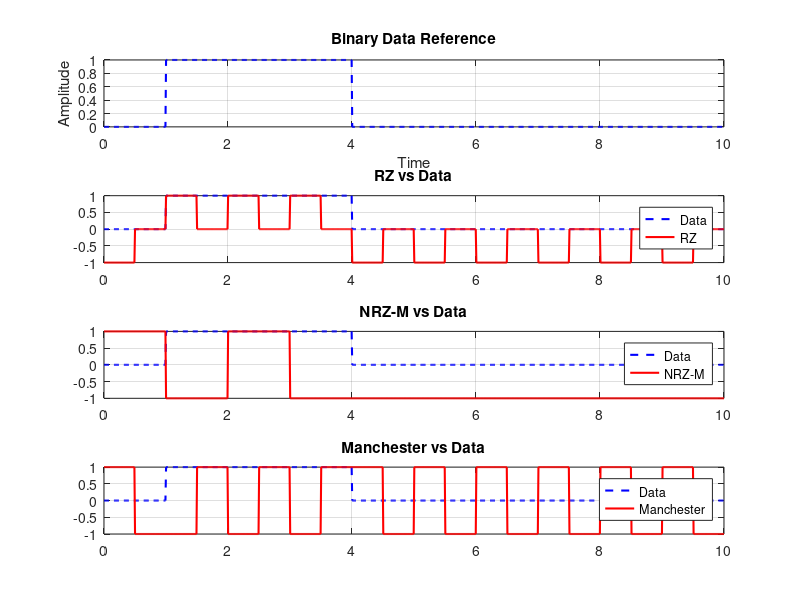
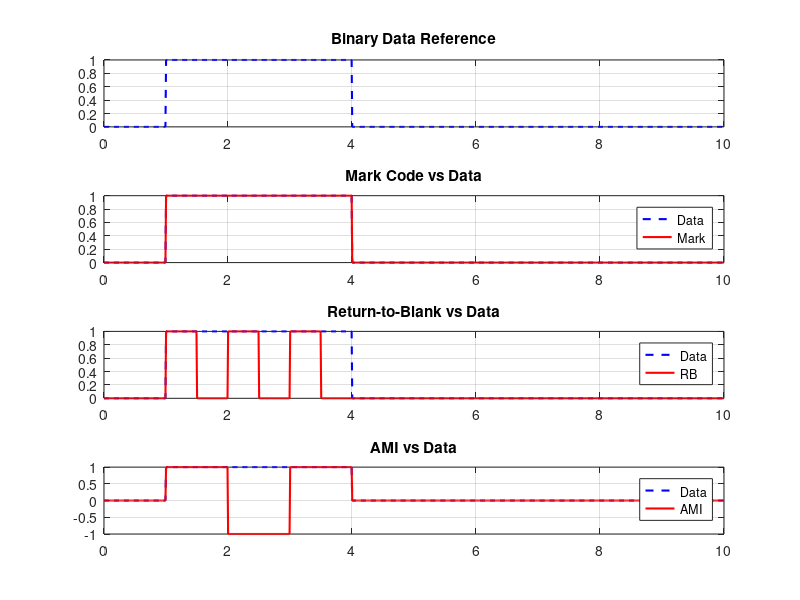

These figures' MATLAB source, in order:
clc;
clear;
close all;

%% Data Generation and Line Coding
data = randi([0 1], 1, 10);  % Random binary sequence of length 10
S = 100;                    % Samples per bit (assumed even)
T = 1;                      % Bit duration (arbitrary units)
total_samples = length(data) * S;
total_time = linspace(0, length(data)*T, total_samples);

data_wave = repelem(data, S); % Convert data to waveform format

% Preallocate waveforms
RZ = [];
NRZL = [];
NRZM = [];
Manchester = [];
Mark = [];
RB = [];
AMI = [];

% Variables for differential encoding
level_nrzm = 1;
last_ami = 1;

for k = 1:length(data)
    bit = data(k);
    
    %% RZ (Return-to-Zero)
    if bit == 1
        rz_bit = [ones(1, S/2) zeros(1, S/2)];
    else
        rz_bit = [-ones(1, S/2) zeros(1, S/2)];
    end
    RZ = [RZ, rz_bit];
    
    %% NRZ-L
    nrzl_bit = ones(1, S) * (2*bit - 1);
    NRZL = [NRZL, nrzl_bit];
    
    %% NRZ-M
    if bit == 1
        level_nrzm = -level_nrzm;
    end
    NRZM = [NRZM, level_nrzm * ones(1, S)];
    
    %% Manchester (IEEE)
    if bit == 0
        manch_bit = [ones(1, S/2) -ones(1, S/2)];
    else
        manch_bit = [-ones(1, S/2) ones(1, S/2)];
    end
    Manchester = [Manchester, manch_bit];
    
    %% Mark Code
    Mark = [Mark, bit * ones(1, S)];
    
    %% Return-to-Blank (RB)
    if bit == 1
        rb_bit = [ones(1, S/2) zeros(1, S/2)];
    else
        rb_bit = zeros(1, S);
    end
    RB = [RB, rb_bit];
    
    %% AMI
    if bit == 1
        ami_bit = last_ami * ones(1, S);
        last_ami = -last_ami;
    else
        ami_bit = zeros(1, S);
    end
    AMI = [AMI, ami_bit];
end

%% Figure 1: Compare RZ, NRZ-M, and Manchester with Data
figure;
subplot(4,1,1);
plot(total_time, data_wave, 'b--', 'LineWidth', 1.5);
title('Binary Data Reference');
xlabel('Time'); ylabel('Amplitude');
grid on;

subplot(4,1,2);
plot(total_time, data_wave, 'b--', 'LineWidth', 1.5); hold on;
plot(total_time, RZ, 'r', 'LineWidth', 1.5);
title('RZ vs Data');
legend('Data', 'RZ');
grid on;

subplot(4,1,3);
plot(total_time, data_wave, 'b--', 'LineWidth', 1.5); hold on;
plot(total_time, NRZM, 'r', 'LineWidth', 1.5);
title('NRZ-M vs Data');
legend('Data', 'NRZ-M');
grid on;

subplot(4,1,4);
plot(total_time, data_wave, 'b--', 'LineWidth', 1.5); hold on;
plot(total_time, Manchester, 'r', 'LineWidth', 1.5);
title('Manchester vs Data');
legend('Data', 'Manchester');
grid on;

%% Figure 2: Compare Mark, RB, and AMI with Data
figure;
subplot(4,1,1);
plot(total_time, data_wave, 'b--', 'LineWidth', 1.5);
title('Binary Data Reference');
grid on;

subplot(4,1,2);
plot(total_time, data_wave, 'b--', 'LineWidth', 1.5); hold on;
plot(total_time, Mark, 'r', 'LineWidth', 1.5);
title('Mark Code vs Data');
legend('Data', 'Mark');
grid on;

subplot(4,1,3);
plot(total_time, data_wave, 'b--', 'LineWidth', 1.5); hold on;
plot(total_time, RB, 'r', 'LineWidth', 1.5);
title('Return-to-Blank vs Data');
legend('Data', 'RB');
grid on;

subplot(4,1,4);
plot(total_time, data_wave, 'b--', 'LineWidth', 1.5); hold on;
plot(total_time, AMI, 'r', 'LineWidth', 1.5);
title('AMI vs Data');
legend('Data', 'AMI');
grid on;
